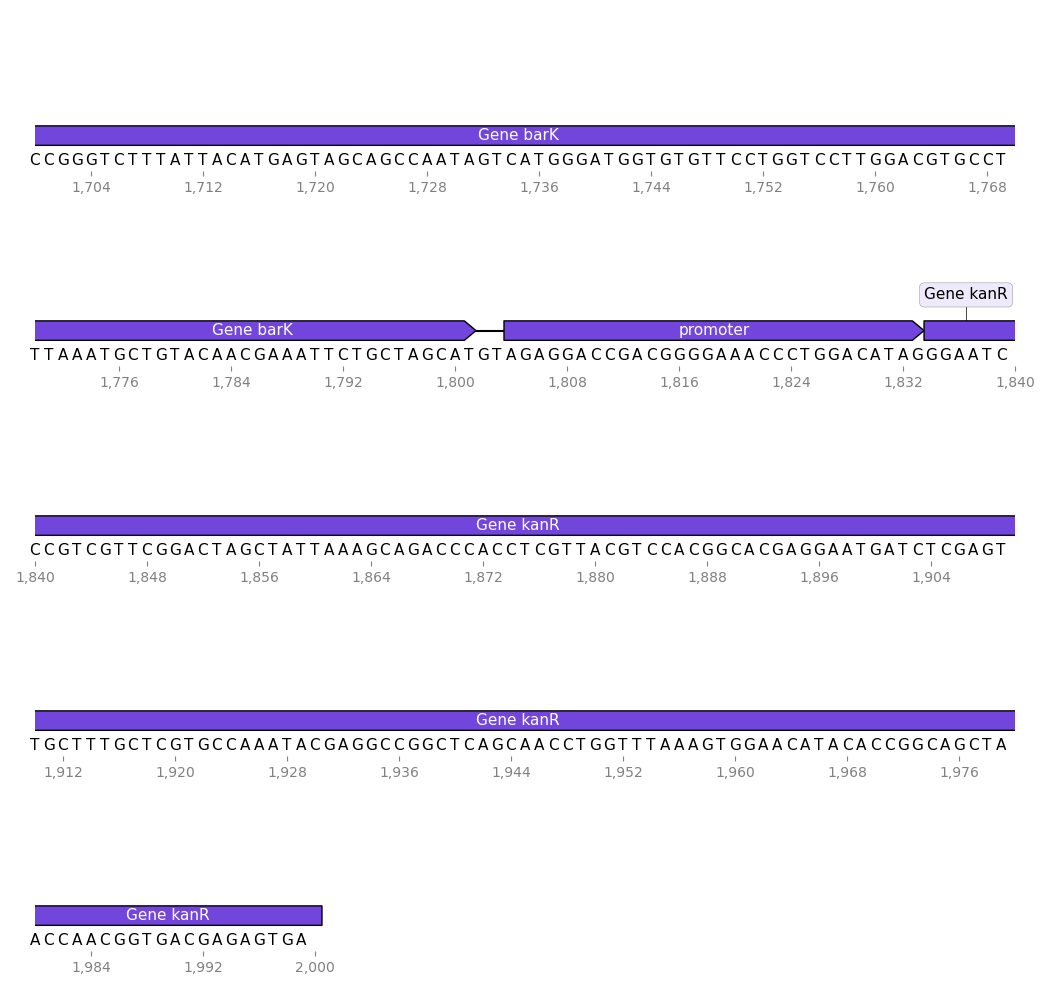

Write the Python code that produced this figure.
"""In this example we plot a record fragment with sequence over multiple lines.
"""
from DnaPlotVisualization import BiopythonTranslator

translator = BiopythonTranslator()
graphic_record = translator.translate_record("example_sequence.gb")
subrecord = graphic_record.crop((1700, 2000))
fig, axes = subrecord.plot_on_multiple_lines(
    nucl_per_line=70, plot_sequence=True
)
fig.savefig("multiline_plot.png")
